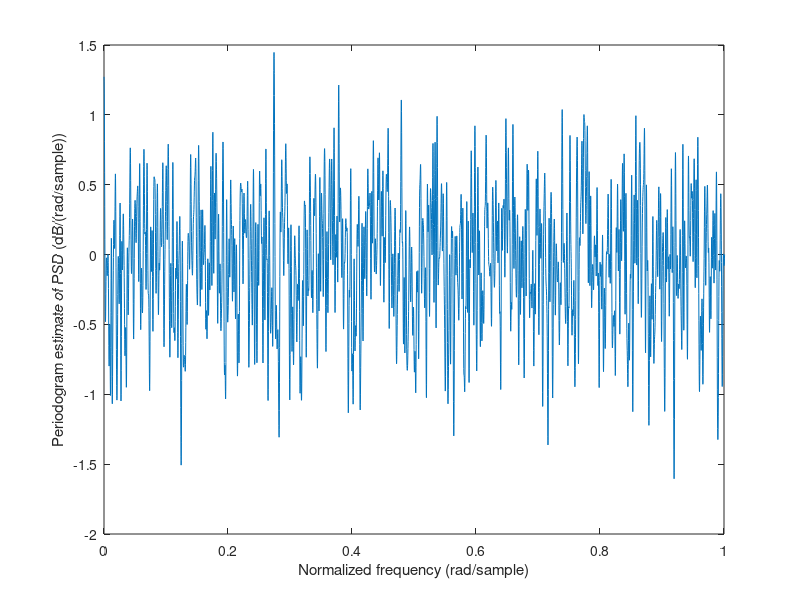
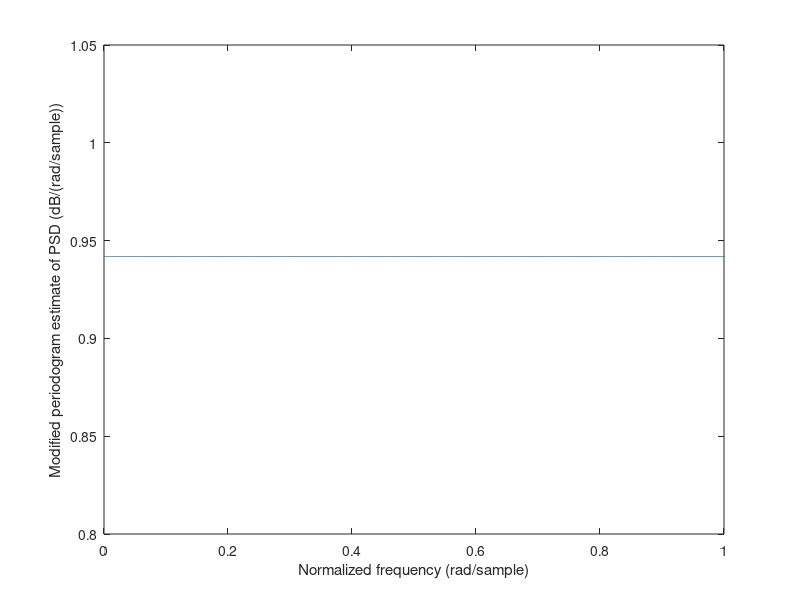

Recreate these plots in MATLAB, in order.
% Compare periodogram and modified periodogram.
% Galton is right about the normalization in modified periodogram.
clc
clf
close all
clearvars

N = 1000;
M = 1000;
U = mean(hanning(M).^2);
nfft = 10000;
data = randn(1,N*M);
for i = 1:100
    x(i,1:M) = data((i-1)*M+1:i*M);
    XPER(i,1:nfft) = 1/M*abs(fft(x(i,1:M),nfft)).^2;
    XMPER(i,1:nfft) = 1/M/U*abs(fft(x(i,1:M)*hanning(M),nfft)).^2;
end
XPSD = mean(XPER);
XMPSD = mean(XMPER);
f = linspace(0,2,nfft);
figure()
plot(f,pow2db(abs(XPSD)))
xlabel('Normalized frequency (rad/sample)')
ylabel('Periodogram estimate of PSD (dB/(rad/sample))')
xlim([0,1])
figure()
plot(f,pow2db(abs(XMPSD)))
xlabel('Normalized frequency (rad/sample)')
ylabel('Modified periodogram estimate of PSD (dB/(rad/sample))')
xlim([0,1])